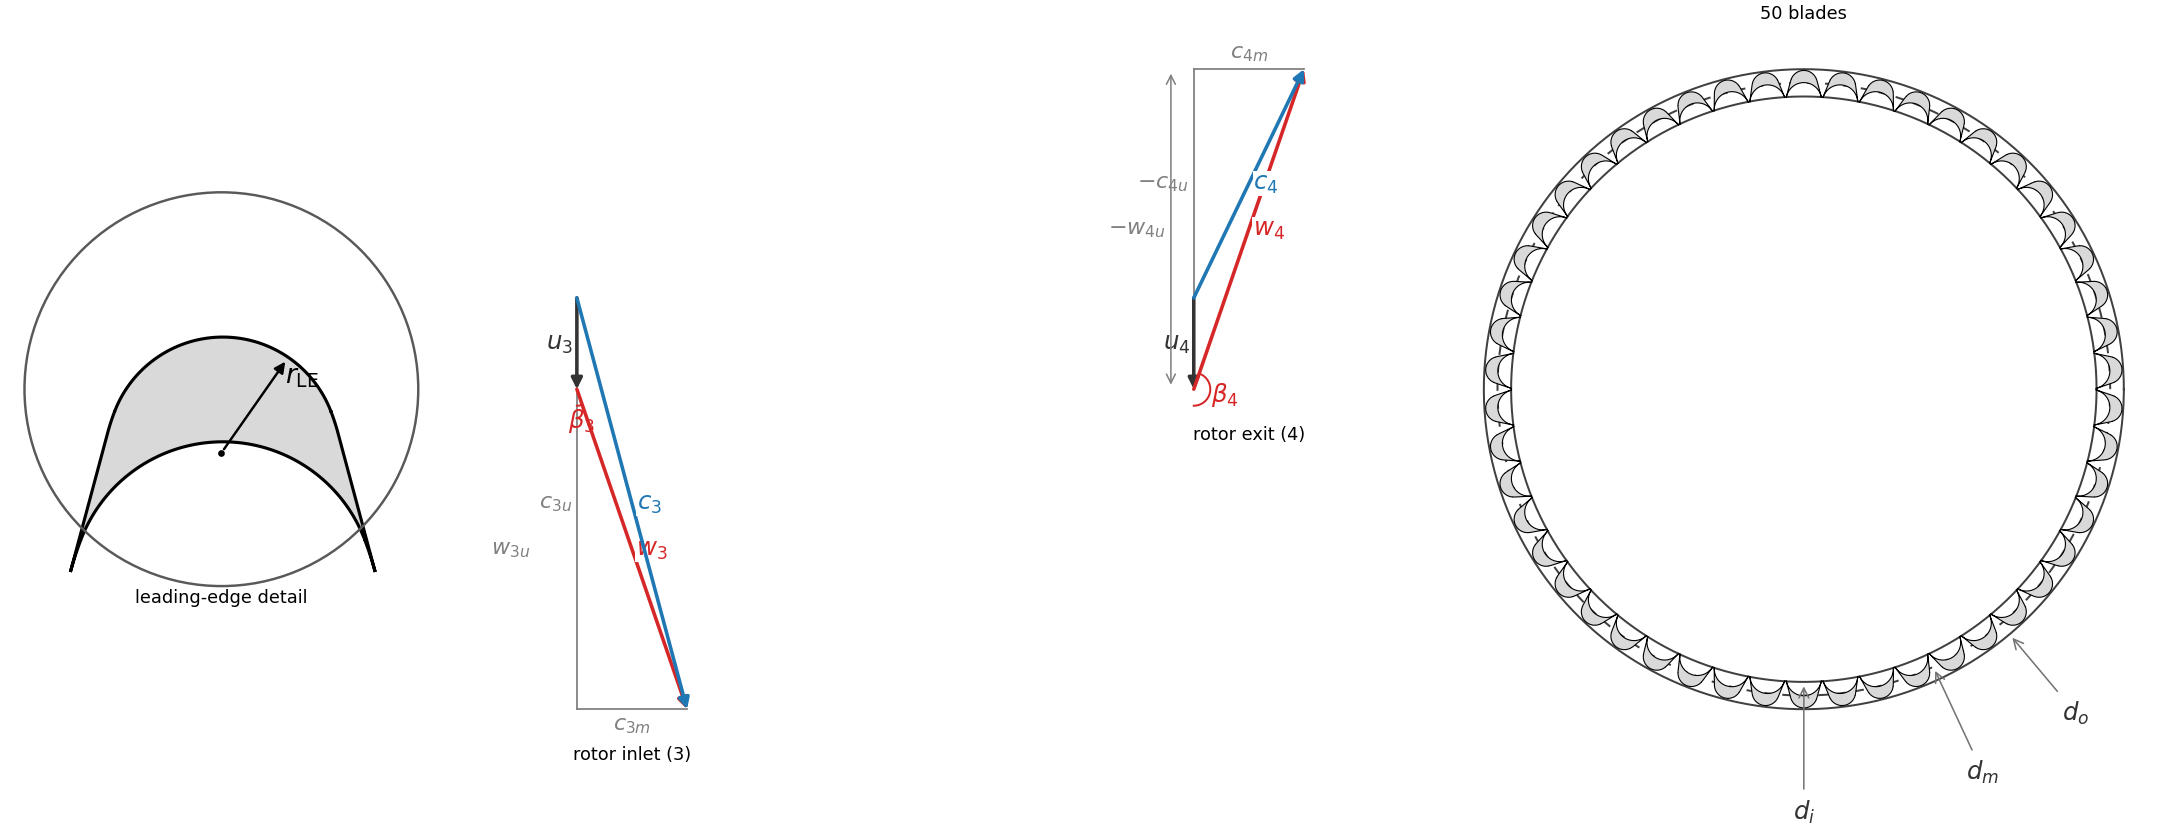

The script that saved this image:
"""
proto_cantilever_fig.py — PROTOTYPE (not wired into the thesis build).

Three-panel borderless terminology figure for the radial-inflow cantilever
turbine, matching Martin's hand sketch:

  (L) leading-edge detail: a single MoC blade with a bubble round the inlet
      nose and the rounded-LE radius r_LE called out.
  (M) rotor inlet (3) and exit (4) velocity triangles, sketch orientation
      (tangential u vertical, meridional c_m horizontal), full component
      decomposition. Numbers are the real design-point turbine.
  (R) the annular cascade: inner / mean / outer circles with N MoC blades,
      same silhouette as panel (L), tiled at the true pitch.

Run:  python proto_cantilever_fig.py   ->  proto_cantilever_fig.png

Once Martin signs off this gets ported into thesis_figures.py as a fig_* fn.
"""
from __future__ import annotations

import numpy as np
import matplotlib
matplotlib.use("Agg")
import matplotlib.pyplot as plt

# thesis_figures sets up sys.path, stubs rocketcea, and exposes the cached
# design objects + the MoC blade. Single source of geometry.
import thesis_figures as tf

# ----------------------------------------------------------------------------- #
# knobs
# ----------------------------------------------------------------------------- #
N_BLADES   = 50
D_MEAN_MM  = tf.TRB["D_MEAN_MM"]          # 95 mm
SOLIDITY   = 0.92                          # blade tangential width / pitch (<1 -> gaps)
BLADE_FILL = "0.85"


# ----------------------------------------------------------------------------- #
# blade silhouette (single solid MoC blade, normalised MoC coords)
#   replicates the filled polygon built in thesis_figures._draw_passage.
#   local x = pitchwise (tangential), local y = throughflow (radial); LE nose
#   is at max-y, TE tails at min-y. Returns the nose radius too.
# ----------------------------------------------------------------------------- #
def blade_polygon(moc):
    res = moc.results
    xl, yl = moc.coords["lower_rot"]["x"], moc.coords["lower_rot"]["y"]
    xu, yu = moc.coords["upper_rot"]["x"], moc.coords["upper_rot"]["y"]
    Rl, Ru = res["Rl"], res["Ru"]
    a_l, a_u = res["alpha_lower_inlet"], res["alpha_upper_inlet"]
    y_te = yu[-1] + (xl[-1] - xu[-1]) * np.tan(moc.beta_inlet)

    th_l = np.linspace(np.pi / 2 + a_l, np.pi / 2 - a_l, 100)
    xb = np.concatenate([np.flip(xl), Rl * np.cos(th_l), -xl])
    yb = np.concatenate([np.flip(yl), Rl * np.sin(th_l), yl]) - yl[-1] + y_te

    th_u = np.linspace(np.pi / 2 + a_u, np.pi / 2 - a_u, 100)
    x_up = np.concatenate([[xl[-1]], np.flip(xu), Ru * np.cos(th_u), -xu, [-xl[-1]]])
    y_up = np.concatenate([[y_te], np.flip(yu), Ru * np.sin(th_u), yu, [y_te]])

    bx = np.concatenate([x_up, np.flip(xb)])
    by = np.concatenate([y_up, np.flip(yb)])
    return bx, by, Ru


# ----------------------------------------------------------------------------- #
# panel L — leading-edge detail
# ----------------------------------------------------------------------------- #
def panel_le(ax, bx, by, Ru):
    ax.fill(bx, by, color=BLADE_FILL, ec="k", lw=1.4, zorder=1)
    nose_x = bx[np.argmax(by)]
    nose_y = by.max()
    arc_c = (nose_x, nose_y - Ru)                       # centre of the LE arc

    # zoom bubble round the inlet nose
    bubble = plt.Circle((nose_x, nose_y - 0.45 * Ru), 1.7 * Ru,
                        fill=False, ec="0.35", lw=1.1, zorder=3)
    ax.add_patch(bubble)
    # rounded-LE radius callout: arc centre -> nose surface
    ax.annotate("", xy=(arc_c[0] + Ru * np.sin(np.deg2rad(35)),
                        arc_c[1] + Ru * np.cos(np.deg2rad(35))),
                xytext=arc_c,
                arrowprops=dict(arrowstyle="-|>", lw=1.1, color="k"))
    ax.plot(*arc_c, marker=".", color="k", ms=4)
    ax.text(arc_c[0] + 0.55 * Ru, arc_c[1] + 0.55 * Ru,
            r"$r_{\mathrm{LE}}$", fontsize=12, va="bottom", ha="left")

    ax.text(nose_x, by.min() - 0.07 * (by.max() - by.min()),
            "leading-edge detail", fontsize=8, ha="center", va="top")
    ax.set_aspect("equal")
    ax.axis("off")


# ----------------------------------------------------------------------------- #
# panel M — velocity triangles (u vertical-down, c_m horizontal)
# ----------------------------------------------------------------------------- #
def _vec(ax, o, tip, lab, color, lw=1.6, off=(0, 0), ha="center", va="center"):
    ax.annotate("", xy=tip, xytext=o,
                arrowprops=dict(arrowstyle="-|>", lw=lw, color=color,
                                shrinkA=0, shrinkB=0))
    mx, my = (o[0] + tip[0]) / 2, (o[1] + tip[1]) / 2
    ax.text(mx + off[0], my + off[1], lab, color=color, fontsize=11,
            ha=ha, va=va, bbox=dict(fc="white", ec="none", pad=0.2))


def _angle(ax, vertex, a_from, a_to, lab, color, r=16, lr=2.0):
    th = np.linspace(a_from, a_to, 40)
    ax.plot(vertex[0] + r * np.cos(th), vertex[1] + r * np.sin(th),
            color=color, lw=0.9)
    am = (a_from + a_to) / 2
    ax.text(vertex[0] + lr * r * np.cos(am), vertex[1] + lr * r * np.sin(am),
            lab, color=color, fontsize=11, ha="center", va="center")


def _station(ax, ox, u, cu, cm, tag, sign_labels):
    """Draw one velocity triangle at horizontal offset ox.
    cu = tangential (swirl) component (signed, + = same sense as u).
    Convention: tangential drawn DOWNWARD = -y. O at top."""
    O = np.array([ox, 0.0])
    Au = O + np.array([0.0, -u])                 # u tip
    Cu = O + np.array([0.0, -cu])                # swirl tip on the axis
    C = O + np.array([cm, -cu])                  # absolute-velocity tip
    cU, cC, cW, cK = "0.2", "C0", "C3", "0.5"

    # decomposition along the swirl axis + meridional base
    ax.plot([ox, ox], [0, -cu], color=cK, lw=0.8)            # swirl axis
    ax.plot([ox, ox + cm], [-cu, -cu], color=cK, lw=0.8)     # meridional base
    # vectors
    _vec(ax, O, Au, r"$u_%s$" % tag, cU, off=(-4, 0), ha="right")
    _vec(ax, Au, C, r"$w_%s$" % tag, cW,
         off=(4, 0) if cm > 0 else (-4, 0), ha="left" if cm > 0 else "right")
    _vec(ax, O, C, r"$c_%s$" % tag, cC, off=(5, 0), ha="left")

    # component callouts
    ax.text(ox + cm / 2, -cu - 7 * np.sign(cu or 1), r"$c_{%s m}$" % tag,
            color=cK, fontsize=10, ha="center",
            va="top" if cu > 0 else "bottom")
    ax.text(ox - 5, -cu / 2, sign_labels["cu"], color=cK, fontsize=10,
            ha="right", va="center")
    # w-swirl bracket between u tip and swirl tip (offset off the axis)
    xb = ox - 0.10 * abs(cu or u)
    ax.annotate("", xy=(xb, -cu), xytext=(xb, -u),
                arrowprops=dict(arrowstyle="<->", lw=0.7, color=cK))
    ax.text(xb - 6, -(u + cu) / 2, sign_labels["wu"], color=cK, fontsize=10,
            ha="right", va="center")

    # angle beta at u-tip (between downward tangential and w)
    a_down = -np.pi / 2
    a_w = np.arctan2(C[1] - Au[1], C[0] - Au[0])
    _angle(ax, Au, a_down, a_w, r"$\beta_%s$" % tag, cW, r=18,
           lr=1.9)
    ax.text(ox + cm / 2, min(-u, -cu, 0) - 55, "rotor %s (%s)" %
            ("inlet" if tag == "3" else "exit", tag), fontsize=8, ha="center")
    return C


def panel_triangles(ax, t):
    u, c3u, c3m = float(t.u), float(t.c3u), float(t.c3m)
    c4u, c4m = float(t.c4u), float(t.c3m)
    gap = 1.5 * max(c3u, abs(c4u), u)

    _station(ax, 0.0, u, c3u, c3m, "3",
             {"cu": r"$c_{3u}$", "wu": r"$w_{3u}$"})
    _station(ax, gap, u, c4u, c4m, "4",
             {"cu": r"$-c_{4u}$", "wu": r"$-w_{4u}$"})
    ax.set_aspect("equal")
    ax.axis("off")


# ----------------------------------------------------------------------------- #
# panel R — annular cascade (tiled at the true pitch)
# ----------------------------------------------------------------------------- #
def panel_ring(ax, bx, by):
    r_mean = D_MEAN_MM / 2.0
    pitch = 2 * np.pi * r_mean / N_BLADES
    cx, cy = bx.mean(), by.mean()
    w = bx.max() - bx.min()
    s = SOLIDITY * pitch / w                      # scale so width = solidity*pitch
    lx = (bx - cx) * s
    ly = (by - cy) * s
    half_chord = (by.max() - by.min()) * s / 2.0
    r_in, r_out = r_mean - half_chord, r_mean + half_chord

    for k in range(N_BLADES):
        th = 2 * np.pi * k / N_BLADES + np.pi / 2     # start at top
        er = np.array([np.cos(th), np.sin(th)])
        et = np.array([-np.sin(th), np.cos(th)])
        gx = lx * et[0] + (r_mean + ly) * er[0]
        gy = lx * et[1] + (r_mean + ly) * er[1]
        ax.fill(gx, gy, color=BLADE_FILL, ec="k", lw=0.5, zorder=2)

    th = np.linspace(0, 2 * np.pi, 400)
    for r, ls in ((r_in, "-"), (r_mean, (0, (5, 4))), (r_out, "-")):
        ax.plot(r * np.cos(th), r * np.sin(th), color="0.25", ls=ls,
                lw=0.9, zorder=1)

    # diameter callouts down the -y axis at three angles to avoid collision
    for r, lab, ang in ((r_in, r"$d_i$", -90), (r_mean, r"$d_m$", -65),
                        (r_out, r"$d_o$", -50)):
        a = np.deg2rad(ang)
        ax.annotate(lab, xy=(r * np.cos(a), r * np.sin(a)),
                    xytext=(1.32 * r_out * np.cos(a), 1.32 * r_out * np.sin(a)),
                    fontsize=11, ha="center", va="center", color="0.2",
                    arrowprops=dict(arrowstyle="->", lw=0.7, color="0.45"))
    ax.text(0, 1.16 * r_out, f"{N_BLADES} blades", fontsize=8, ha="center")
    ax.set_aspect("equal")
    ax.axis("off")


# ----------------------------------------------------------------------------- #
def main():
    t = tf.turbine_design()
    moc = tf.moc_design()
    bx, by, Ru = blade_polygon(moc)

    print(f"  design pt: u={t.u:.1f}  c3={t.c3:.1f}  c3u={t.c3u:.1f}  "
          f"c3m={t.c3m:.1f}  c4u={t.c4u:.1f}  c4={t.c4:.1f}  "
          f"beta={np.rad2deg(t.beta):.1f} deg")

    fig, axes = plt.subplots(1, 3, figsize=(13.5, 4.4),
                             gridspec_kw=dict(width_ratios=[0.9, 2.0, 1.5]))
    panel_le(axes[0], bx, by, Ru)
    panel_triangles(axes[1], t)
    panel_ring(axes[2], bx, by)
    fig.subplots_adjust(left=0, right=1, top=1, bottom=0, wspace=0.03)
    fig.savefig("proto_cantilever_fig.png", dpi=160, bbox_inches="tight",
                pad_inches=0.03)
    print("  wrote proto_cantilever_fig.png")


if __name__ == "__main__":
    main()
